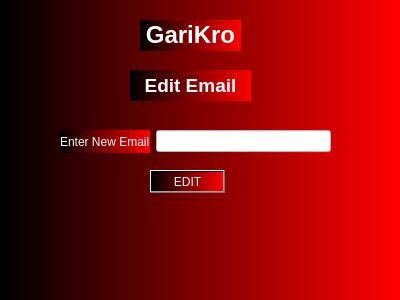
<?xml version="1.0" encoding="UTF-8"?>
<ui version="4.0">
 <class>UserEditEmail</class>
 <widget class="QDialog" name="UserEditEmail">
  <property name="geometry">
   <rect>
    <x>0</x>
    <y>0</y>
    <width>400</width>
    <height>300</height>
   </rect>
  </property>
  <property name="windowTitle">
   <string>Dialog</string>
  </property>
  <property name="styleSheet">
   <string notr="true">font: 8pt &quot;MS Reference Sans Serif&quot;;
background-color: qlineargradient(spread:pad, x1:0, y1:0, x2:1, y2:0, stop:0 rgba(0, 0, 0), stop:1 rgba(255, 0, 0));
color: rgb(255, 255, 255);</string>
  </property>
  <widget class="QLabel" name="label">
   <property name="geometry">
    <rect>
     <x>140</x>
     <y>20</y>
     <width>101</width>
     <height>31</height>
    </rect>
   </property>
   <property name="text">
    <string>&lt;html&gt;&lt;head/&gt;&lt;body&gt;&lt;p align=&quot;center&quot;&gt;&lt;span style=&quot; font-size:18pt; font-weight:600;&quot;&gt;GariKro&lt;/span&gt;&lt;/p&gt;&lt;/body&gt;&lt;/html&gt;</string>
   </property>
  </widget>
  <widget class="QLabel" name="label_2">
   <property name="geometry">
    <rect>
     <x>130</x>
     <y>70</y>
     <width>121</width>
     <height>31</height>
    </rect>
   </property>
   <property name="text">
    <string>&lt;html&gt;&lt;head/&gt;&lt;body&gt;&lt;p align=&quot;center&quot;&gt;&lt;span style=&quot; font-size:14pt; font-weight:600;&quot;&gt;Edit Email&lt;/span&gt;&lt;/p&gt;&lt;/body&gt;&lt;/html&gt;</string>
   </property>
  </widget>
  <widget class="QPushButton" name="pushButton_EditEmail">
   <property name="geometry">
    <rect>
     <x>150</x>
     <y>170</y>
     <width>75</width>
     <height>23</height>
    </rect>
   </property>
   <property name="text">
    <string>EDIT</string>
   </property>
  </widget>
  <widget class="QWidget" name="">
   <property name="geometry">
    <rect>
     <x>60</x>
     <y>130</y>
     <width>271</width>
     <height>23</height>
    </rect>
   </property>
   <layout class="QHBoxLayout" name="horizontalLayout">
    <item>
     <widget class="QLabel" name="label_3">
      <property name="text">
       <string>Enter New Email</string>
      </property>
     </widget>
    </item>
    <item>
     <widget class="QLineEdit" name="lineEdit_Email">
      <property name="styleSheet">
       <string notr="true">color: rgb(0, 0, 0);
background-color: rgb(255, 255, 255);</string>
      </property>
     </widget>
    </item>
   </layout>
  </widget>
 </widget>
 <resources/>
 <connections/>
</ui>
